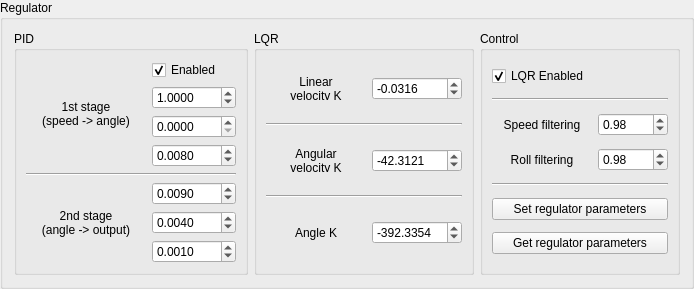
     <widget class="QGroupBox" name="regulatorGroupBox">
      <property name="title">
       <string>Regulator</string>
      </property>
      <layout class="QHBoxLayout" name="horizontalLayout_3">
       <item>
        <widget class="QGroupBox" name="pidGroupBox">
         <property name="title">
          <string>PID</string>
         </property>
         <layout class="QVBoxLayout" name="verticalLayout_5">
          <item>
           <layout class="QHBoxLayout" name="pidStage1HorizontalLayout">
            <item>
             <widget class="QLabel" name="pidSpeedStageLabel">
              <property name="minimumSize">
               <size>
                <width>120</width>
                <height>40</height>
               </size>
              </property>
              <property name="text">
               <string>1st stage
(speed -&gt; angle)</string>
              </property>
              <property name="alignment">
               <set>Qt::AlignCenter</set>
              </property>
             </widget>
            </item>
            <item>
             <layout class="QVBoxLayout" name="pidSpeedVerticalLayout">
              <item>
               <widget class="QCheckBox" name="pidSpeedStageEnabledCheckBox">
                <property name="text">
                 <string>Enabled</string>
                </property>
                <property name="checked">
                 <bool>true</bool>
                </property>
               </widget>
              </item>
              <item>
               <widget class="QDoubleSpinBox" name="pidSpeedKpSpinBox">
                <property name="minimumSize">
                 <size>
                  <width>80</width>
                  <height>0</height>
                 </size>
                </property>
                <property name="decimals">
                 <number>4</number>
                </property>
                <property name="maximum">
                 <double>100.000000000000000</double>
                </property>
                <property name="singleStep">
                 <double>0.000100000000000</double>
                </property>
                <property name="value">
                 <double>1.000000000000000</double>
                </property>
               </widget>
              </item>
              <item>
               <widget class="QDoubleSpinBox" name="pidSpeedKiSpinBox">
                <property name="minimumSize">
                 <size>
                  <width>80</width>
                  <height>0</height>
                 </size>
                </property>
                <property name="decimals">
                 <number>4</number>
                </property>
                <property name="maximum">
                 <double>100.000000000000000</double>
                </property>
                <property name="singleStep">
                 <double>0.000100000000000</double>
                </property>
                <property name="value">
                 <double>0.000000000000000</double>
                </property>
               </widget>
              </item>
              <item>
               <widget class="QDoubleSpinBox" name="pidSpeedKdSpinBox">
                <property name="minimumSize">
                 <size>
                  <width>80</width>
                  <height>0</height>
                 </size>
                </property>
                <property name="decimals">
                 <number>4</number>
                </property>
                <property name="maximum">
                 <double>1000.000000000000000</double>
                </property>
                <property name="singleStep">
                 <double>0.000000000000000</double>
                </property>
                <property name="value">
                 <double>0.008000000000000</double>
                </property>
               </widget>
              </item>
             </layout>
            </item>
           </layout>
          </item>
          <item>
           <widget class="Line" name="line">
            <property name="orientation">
             <enum>Qt::Horizontal</enum>
            </property>
           </widget>
          </item>
          <item>
           <layout class="QHBoxLayout" name="pidStage2HorizontalLayout">
            <item>
             <widget class="QLabel" name="pidAngleStageLabel">
              <property name="minimumSize">
               <size>
                <width>120</width>
                <height>40</height>
               </size>
              </property>
              <property name="text">
               <string>2nd stage
(angle -&gt; output)</string>
              </property>
              <property name="alignment">
               <set>Qt::AlignCenter</set>
              </property>
             </widget>
            </item>
            <item>
             <layout class="QVBoxLayout" name="pidAngleVerticalLayout">
              <item>
               <widget class="QDoubleSpinBox" name="pidAngleKpSpinBox">
                <property name="minimumSize">
                 <size>
                  <width>80</width>
                  <height>0</height>
                 </size>
                </property>
                <property name="decimals">
                 <number>4</number>
                </property>
                <property name="maximum">
                 <double>1000.000000000000000</double>
                </property>
                <property name="value">
                 <double>0.009000000000000</double>
                </property>
               </widget>
              </item>
              <item>
               <widget class="QDoubleSpinBox" name="pidAngleKiSpinBox">
                <property name="minimumSize">
                 <size>
                  <width>80</width>
                  <height>0</height>
                 </size>
                </property>
                <property name="decimals">
                 <number>4</number>
                </property>
                <property name="maximum">
                 <double>1000.000000000000000</double>
                </property>
                <property name="value">
                 <double>0.004000000000000</double>
                </property>
               </widget>
              </item>
              <item>
               <widget class="QDoubleSpinBox" name="pidAngleKdSpinBox">
                <property name="minimumSize">
                 <size>
                  <width>80</width>
                  <height>0</height>
                 </size>
                </property>
                <property name="decimals">
                 <number>4</number>
                </property>
                <property name="maximum">
                 <double>1000.000000000000000</double>
                </property>
                <property name="value">
                 <double>0.001000000000000</double>
                </property>
               </widget>
              </item>
             </layout>
            </item>
           </layout>
          </item>
         </layout>
        </widget>
       </item>
       <item>
        <widget class="QGroupBox" name="lqrGroupBox">
         <property name="title">
          <string>LQR</string>
         </property>
         <layout class="QVBoxLayout" name="verticalLayout_8">
          <item>
           <layout class="QHBoxLayout" name="lqrLinearVelocityKHorizontalLayout">
            <item>
             <widget class="QLabel" name="lqrLinearVelocityKLabel">
              <property name="minimumSize">
               <size>
                <width>100</width>
                <height>20</height>
               </size>
              </property>
              <property name="text">
               <string>Linear
velocity K</string>
              </property>
              <property name="alignment">
               <set>Qt::AlignCenter</set>
              </property>
             </widget>
            </item>
            <item>
             <widget class="QDoubleSpinBox" name="lqrLinearVelocityKSpinBox">
              <property name="minimumSize">
               <size>
                <width>90</width>
                <height>0</height>
               </size>
              </property>
              <property name="decimals">
               <number>4</number>
              </property>
              <property name="minimum">
               <double>-9999.000000000000000</double>
              </property>
              <property name="maximum">
               <double>9999.000000000000000</double>
              </property>
              <property name="singleStep">
               <double>0.001000000000000</double>
              </property>
              <property name="value">
               <double>-0.031600000000000</double>
              </property>
             </widget>
            </item>
           </layout>
          </item>
          <item>
           <widget class="Line" name="line_9">
            <property name="orientation">
             <enum>Qt::Horizontal</enum>
            </property>
           </widget>
          </item>
          <item>
           <layout class="QHBoxLayout" name="lqrAngularVelocityKHorizontalLayout">
            <item>
             <widget class="QLabel" name="lqrAngularVelocityKLabel">
              <property name="minimumSize">
               <size>
                <width>100</width>
                <height>20</height>
               </size>
              </property>
              <property name="text">
               <string>Angular
velocity K</string>
              </property>
              <property name="alignment">
               <set>Qt::AlignCenter</set>
              </property>
             </widget>
            </item>
            <item>
             <widget class="QDoubleSpinBox" name="lqrAngularVelocityKSpinBox">
              <property name="minimumSize">
               <size>
                <width>90</width>
                <height>0</height>
               </size>
              </property>
              <property name="decimals">
               <number>4</number>
              </property>
              <property name="minimum">
               <double>-9999.000000000000000</double>
              </property>
              <property name="maximum">
               <double>9999.000000000000000</double>
              </property>
              <property name="singleStep">
               <double>0.001000000000000</double>
              </property>
              <property name="value">
               <double>-42.312100000000001</double>
              </property>
             </widget>
            </item>
           </layout>
          </item>
          <item>
           <widget class="Line" name="line_3">
            <property name="orientation">
             <enum>Qt::Horizontal</enum>
            </property>
           </widget>
          </item>
          <item>
           <layout class="QHBoxLayout" name="lqrAngleKHorizontalLayout">
            <item>
             <widget class="QLabel" name="lqrAngleKLabel">
              <property name="minimumSize">
               <size>
                <width>100</width>
                <height>20</height>
               </size>
              </property>
              <property name="text">
               <string>Angle K</string>
              </property>
              <property name="alignment">
               <set>Qt::AlignCenter</set>
              </property>
             </widget>
            </item>
            <item>
             <widget class="QDoubleSpinBox" name="lqrAngleKSpinBox">
              <property name="minimumSize">
               <size>
                <width>90</width>
                <height>0</height>
               </size>
              </property>
              <property name="decimals">
               <number>4</number>
              </property>
              <property name="minimum">
               <double>-9999.000000000000000</double>
              </property>
              <property name="maximum">
               <double>9999.000000000000000</double>
              </property>
              <property name="singleStep">
               <double>0.001000000000000</double>
              </property>
              <property name="value">
               <double>-392.335399999999993</double>
              </property>
             </widget>
            </item>
           </layout>
          </item>
         </layout>
        </widget>
       </item>
       <item>
        <widget class="QGroupBox" name="regulatorControlGroupBox">
         <property name="title">
          <string>Control</string>
         </property>
         <layout class="QVBoxLayout" name="verticalLayout_9">
          <item>
           <widget class="QCheckBox" name="lqrEnabledCheckBox">
            <property name="text">
             <string>LQR Enabled</string>
            </property>
            <property name="checked">
             <bool>true</bool>
            </property>
           </widget>
          </item>
          <item>
           <widget class="Line" name="line_6">
            <property name="orientation">
             <enum>Qt::Horizontal</enum>
            </property>
           </widget>
          </item>
          <item>
           <layout class="QHBoxLayout" name="speedFilteringHorizontalLayout">
            <item>
             <widget class="QLabel" name="speedFilteringLabel">
              <property name="minimumSize">
               <size>
                <width>100</width>
                <height>20</height>
               </size>
              </property>
              <property name="text">
               <string>Speed filtering</string>
              </property>
              <property name="alignment">
               <set>Qt::AlignCenter</set>
              </property>
             </widget>
            </item>
            <item>
             <widget class="QDoubleSpinBox" name="speedFilteringSpinBox">
              <property name="minimumSize">
               <size>
                <width>70</width>
                <height>0</height>
               </size>
              </property>
              <property name="decimals">
               <number>2</number>
              </property>
              <property name="maximum">
               <double>1.000000000000000</double>
              </property>
              <property name="singleStep">
               <double>0.010000000000000</double>
              </property>
              <property name="value">
               <double>0.980000000000000</double>
              </property>
             </widget>
            </item>
           </layout>
          </item>
          <item>
           <layout class="QHBoxLayout" name="rollFilteringHorizontalLayout">
            <item>
             <widget class="QLabel" name="rollFilteringLabel">
              <property name="minimumSize">
               <size>
                <width>100</width>
                <height>20</height>
               </size>
              </property>
              <property name="text">
               <string>Roll filtering</string>
              </property>
              <property name="alignment">
               <set>Qt::AlignCenter</set>
              </property>
             </widget>
            </item>
            <item>
             <widget class="QDoubleSpinBox" name="rollFilteringSpinBox">
              <property name="minimumSize">
               <size>
                <width>70</width>
                <height>0</height>
               </size>
              </property>
              <property name="decimals">
               <number>2</number>
              </property>
              <property name="maximum">
               <double>1.000000000000000</double>
              </property>
              <property name="singleStep">
               <double>0.010000000000000</double>
              </property>
              <property name="value">
               <double>0.980000000000000</double>
              </property>
             </widget>
            </item>
           </layout>
          </item>
          <item>
           <widget class="Line" name="line_7">
            <property name="orientation">
             <enum>Qt::Horizontal</enum>
            </property>
           </widget>
          </item>
          <item>
           <widget class="QPushButton" name="setRegulatorParametersButton">
            <property name="text">
             <string>Set regulator parameters</string>
            </property>
           </widget>
          </item>
          <item>
           <widget class="QPushButton" name="getRegulatorParametersButton">
            <property name="text">
             <string>Get regulator parameters</string>
            </property>
           </widget>
          </item>
         </layout>
        </widget>
       </item>
      </layout>
     </widget>
